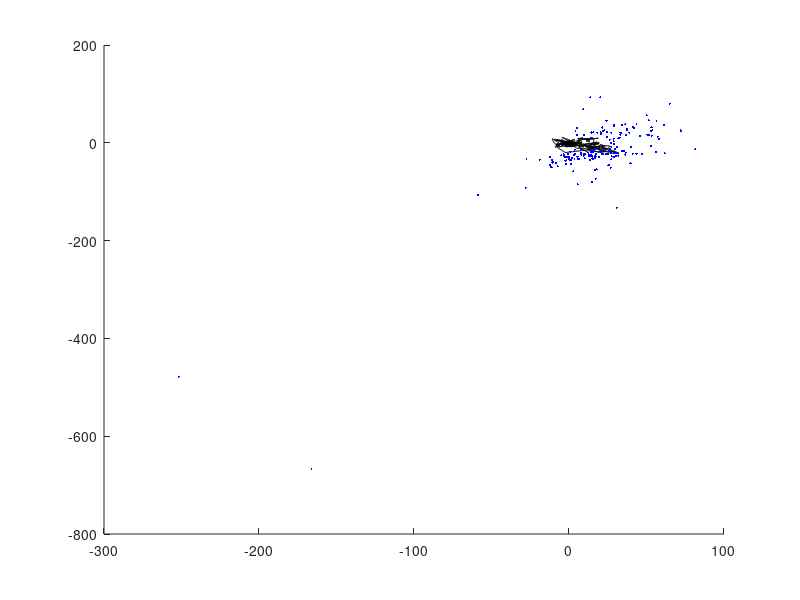

This figure's MATLAB source:
function showgraph()
    x = load("state_1.mat","-mat");
    m = load("landmark_1.mat","-mat");
    hold on
%     x0 = [-67.6493; -41.7142; 35.5*pi/180];
    plot(x.state(1,:),x.state(2,:),'k');
    plot(m.landmark(1,:),m.landmark(2,:),'b.','MarkerSize', 5);
end